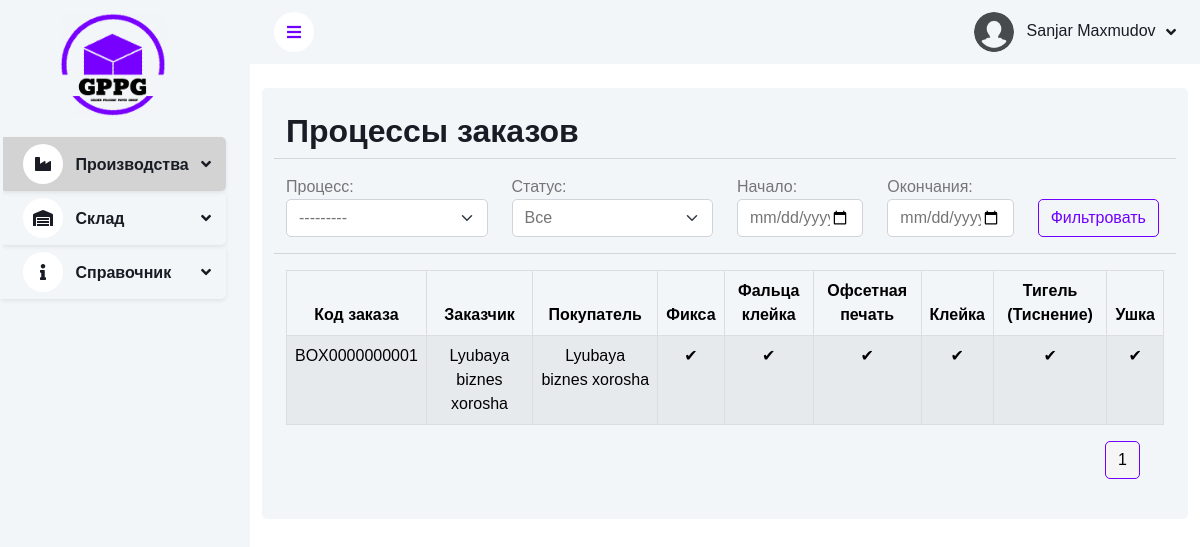
Screenshot of /production/process-log-list/ (signed in) with the database file from the repository.
### apps/users/models.py (models this page shows, shortened)
class CustomUser(AbstractUser, PermissionsMixin):
    is_director = models.BooleanField(default=False)
    photo = models.ImageField(upload_to='employee_photos', default='default-profile__picture.jpg')
    groups = models.ManyToManyField(Group, related_name='custom_user_groups', blank=True, verbose_name='groups')
    user_permissions = models.ManyToManyField(Permission, related_name='custom_user_permissions', blank=True,
                                              verbose_name='user permissions')
    def get_full_name(self):
        return f"{self.first_name} {self.last_name}"

### apps/production/models.py (models this page shows, shortened)
class Process(models.Model):
	name = models.CharField(max_length=100, unique=True, verbose_name="Название")
	queue = models.PositiveIntegerField(verbose_name="Очеред", blank=True, null=True, default=None)
	def __str__(self):
		return self.name
	class Meta:
		verbose_name = "Процесс"
		verbose_name_plural = "Процессы"

class ProductionOrder(BaseModel):
	class ProductionOrderStatus(models.TextChoices):
		IN_PROGRESS = 'В работе', 'В работе'
		COMPLETED = 'ЗАКОНЧЕНО', 'ЗАКОНЧЕНО'
		NOT_STARTED = 'НОВАЯ', 'НОВАЯ'
		PACKED = 'Упаковано', 'Упаковано'
	code = models.CharField(max_length=20, unique=True, blank=True, verbose_name="Код")
	box_order_detail = models.ForeignKey(BoxOrderDetail, on_delete=models.CASCADE, related_name='production_orders',
										 blank=True, null=True, verbose_name="Детали заказа коробки")
	shipping_date = models.DateField(verbose_name="Дата доставки", null=True, blank=True)
	amount = models.DecimalField(max_digits=10, decimal_places=2, verbose_name="Количество")
	packed_amount = models.DecimalField(max_digits=10, decimal_places=2, default=0, verbose_name="Количество упаковано")
	status = models.CharField(max_length=20, choices=ProductionOrderStatus.choices,
							  default=ProductionOrderStatus.NOT_STARTED, verbose_name="Статус")
	type_of_work = models.ForeignKey(TypeWork, on_delete=models.SET_NULL, null=True, verbose_name="Тип Работы")
	outgoing_material = models.ForeignKey(
		OutgoingMaterial,
		on_delete=models.CASCADE,
		related_name='production_orders_related',
		verbose_name="Исходящая поставка",
		null=True,
		blank=True
	)
	class Meta:
		verbose_name = "Производственный заказ"
		verbose_name_plural = "Производственные заказы"

class BoxOrderDetail(models.Model):
	box_order = models.ForeignKey(BoxOrder, on_delete=models.CASCADE, verbose_name="Заказ коробки")
	box_model = models.ForeignKey(BoxModel, on_delete=models.CASCADE, verbose_name="Модель коробки")
	amount = models.DecimalField(max_digits=10, decimal_places=2, validators=[MinValueValidator(0)],
								 verbose_name="Количество")
	class Meta:
		verbose_name = "Детали заказа коробки"
		verbose_name_plural = "Детали заказов коробок"

class BoxOrder(BaseModel):
	class BoxOrderStatus(models.TextChoices):
		ACCEPT = 'Одобрено', 'Одобрено'
		REJECT = 'Отклонено', 'Отклонено'
		NEW = 'НОВАЯ', 'НОВАЯ'
	class BoxTypeOrder(models.TextChoices):
		SAMPLE = 'Образец', 'Образец'
		EXPORT = 'Экспорт', 'Экспорт'
		INTERNAL_MARKET = 'Внутренный рынок', 'Внутренный рынок'
		SERVICE = 'Услуга', 'Услуга'
	data = models.DateField(editable=True, verbose_name="Дата")
	customer = models.ForeignKey(Firm, models.SET_NULL, verbose_name="Клиент", null=True)
	buyer = models.ForeignKey(Firm, models.SET_NULL, related_name='buyers', verbose_name="Покупатель", null=True)
	status = models.CharField(choices=BoxOrderStatus.choices, default=BoxOrderStatus.NEW, null=True, blank=True,
							  max_length=20, verbose_name="Статус")
	type_order = models.CharField(max_length=100, choices=BoxTypeOrder.choices, verbose_name="Тип заказа")
	specification = models.ForeignKey(Specification, on_delete=models.SET_NULL, null=True, verbose_name="Спецификация")
	manager = models.ForeignKey(CustomUser, on_delete=models.CASCADE, null=True, blank=True, verbose_name="Менеджер")
	date_of_production = models.DateField(editable=True, verbose_name="Дата производства")
	class Meta:
		verbose_name = "Заказ коробки"
		verbose_name_plural = "Заказы коробок"

### apps/info/models.py (models this page shows)
class Firm(BaseModel):
	SUPPLIER = 'supplier'
	CUSTOMER = 'customer'
	BOTH = 'both'
	FIRM_TYPES = [
		(SUPPLIER, 'Поставщик'),
		(CUSTOMER, 'Заказчик'),
		(BOTH, 'Поставщик и Заказчик'),
	]
	code = models.CharField(max_length=10, unique=True, null=True, blank=True, verbose_name="Код")
	name = models.CharField(max_length=150, verbose_name="Название")
	type_firm = models.CharField(max_length=20, choices=FIRM_TYPES, verbose_name="Тип фирмы")
	is_active = models.BooleanField(default=True, null=True, blank=True, verbose_name="Активна")
	legal_address = models.CharField(max_length=150, null=True, blank=True, verbose_name="Юридический адрес")
	actual_address = models.CharField(max_length=150, null=True, blank=True, verbose_name="Фактический адрес")
	phone_number = models.CharField(max_length=13, null=True, blank=True, verbose_name="Номер телефона")
	license_number = models.CharField(max_length=100, null=True, blank=True, verbose_name="Номер лицензии")
	mfo = models.CharField(max_length=5, null=True, blank=True, verbose_name="МФО")
	def __str__(self):
		return self.name
	class Meta:
		verbose_name = "Фирма"
		verbose_name_plural = "Фирмы"

### apps/production/views.py (the view, shortened to what this page needs)
# urls.py: path('process-log-list/', ProcessLogListView.as_view(), name='process_log_list'),
class ProcessLogListView(BaseListView):
	model = ProcessLog
	form_class = ProcessLogFilterForm
	template_name = 'production/process_log_list.html'
	def get_queryset(self):
		form = self.form_class(self.request.GET or None)
		logs = ProcessLog.objects.select_related('production_order', 'process')
		self.form = form
		return logs
	def get_context_data(self, **kwargs):
		context = super().get_context_data(**kwargs)
		processes = Process.objects.all()
		logs = self.get_queryset()
		order_process_status = {}
		production_orders = set()
		for log in logs:
			production_order_id = log.production_order.id
			process_id = log.process.id
			production_orders.add(log.production_order)
			if production_order_id not in order_process_status:
				order_process_status[production_order_id] = {}
			order_process_status[production_order_id][process_id] = True
		page_obj = self.apply_pagination_and_search_by_code(logs, self.request)
		context.update({
			'form': self.form,
			'processes': processes,
			'items': page_obj,
			'order_process_status': order_process_status,
			'production_orders': list(production_orders)
		})
		return context
	def get(self, request, *args, **kwargs):
		context = self.get_context_data()
		return render(request, self.template_name, context)

### templates/production/process_log_list.html (shortened to what this page needs)
{% extends 'base.html' %}
{% load static %}
{% load custom_filters %}
{% block content %}
    <div class="container-fluid pt-4">
        <div class="row g-4">
            <div class="col-md-12">
                <div class="bg-light rounded p-4">
                    <div class="row">
                        <div class="col-md-6">
                            <h2>Процессы заказов</h2>
                        </div>
                        <div class="col-md-6 d-flex justify-content-end mb-3">
                        </div>
                        <hr>
                        <form method="get">
                            <div class="row mb-3">
                                <div class="col-md-3">
                                    {{ form.process.label_tag }} {{ form.process }}
                                </div>
                                <div class="col-md-3">
                                    {{ form.status.label_tag }} {{ form.status }}
                                </div>
                                <div class="col-md-2">
                                    {{ form.start_date.label_tag }} {{ form.start_date }}
                                </div>
                                <div class="col-md-2">
                                    {{ form.end_date.label_tag }} {{ form.end_date }}
                                </div>
                                <div class="col-md-2 mt-4">
                                    <button class="btn btn-outline-primary" type="submit">Фильтровать</button>
                                </div>
                            </div>
                        </form>
                        <hr>
                        <div class="table-responsive">
                            <table class="table table-bordered table-light table-striped text-center">
                                <thead>
                                <tr>
                                    <th>Код заказа</th>
                                    <th>Заказчик</th>
                                    <th>Покупатель</th>
                                    {% for process in processes %}
                                        <th>{{ process.name }}</th>
                                    {% endfor %}
                                </tr>
                                </thead>
                                <tbody>
                                {% for production_order in production_orders %}
                                    <tr>
                                        <td>{{ production_order.code }}</td>
                                        <td>{{ production_order.box_order_detail.box_order.customer }}</td>
                                        <td>{{ production_order.box_order_detail.box_order.customer }}</td>
                                        {% for process in processes %}
                                            <td>
                                                {% if order_process_status|get_item:production_order.id|get_item:process.id %}
                                                    ✔
                                                {% else %}
                                                    ❌
                                                {% endif %}
                                            </td>
                                        {% endfor %}
                                    </tr>
                                {% endfor %}
                                </tbody>
                            </table>
                        </div>
                        {% include 'base/pagination.html' with items=items %}
                    </div>
                </div>
            </div>
        </div>
    </div>
{% endblock %}

### templates/base.html (shortened to what this page needs)
{% load static %}
{% url 'info:material-list' as material_url %}
{% url 'info:material-type-list' as material_type_url %}
{% url 'info:material-group-list' as material_group_url %}
<!DOCTYPE html>
<html lang="en">
<head>
    <link href="https://cdnjs.cloudflare.com/ajax/libs/font-awesome/5.10.0/css/all.min.css" rel="stylesheet">
    <link href="https://cdn.jsdelivr.net/npm/bootstrap-icons@1.4.1/font/bootstrap-icons.css" rel="stylesheet">
    <link href="{% static 'lib/owlcarousel/assets/owl.carousel.min.css' %}" rel="stylesheet">
    <link href="{% static 'lib/tempusdominus/css/tempusdominus-bootstrap-4.min.css' %}" rel="stylesheet">
    <link href="{% static 'css/bootstrap.min.css' %}" rel="stylesheet">
    <link href="{% static 'css/style.css' %}" rel="stylesheet">
</head>
<body>
<div class="container-xxl position-relative bg-white d-flex p-0">
    <div class="sidebar pe-4 pb-3">
        <nav class="navbar bg-light navbar-light">
            <a href="{% url 'base_html' %}" class="navbar-brand mx-4 mb-3 text-center">
                <i class="fa"> <img src="{% static 'img/logo_box.png' %}" class="logo" style="width: 60%;" alt="logo">
                </i>
            </a>
            <div class="navbar-nav w-100">
                <div class="nav-item dropdown shadow-sm rounded {% if 'production/' in request.path %}active{% endif %}">
                    <a href="#" class="nav-link dropdown-toggle fw-bold" data-bs-toggle="dropdown">
                        <i class="fa fa-industry me-2"></i> Производства
                    </a>
                </div>
                <div class="nav-item dropdown shadow-sm rounded {% if 'depo/' in request.path %}active{% endif %}">
                    <a href="#" class="nav-link dropdown-toggle fw-bold" data-bs-toggle="dropdown"
                       aria-expanded="false">
                        <i class="fa fa-warehouse me-2"></i> Склад
                    </a>
                </div>
                <div class="nav-item dropdown shadow-sm rounded {% if 'info/' in request.path %}active{% endif %}">
                    <a href="#" class="nav-link dropdown-toggle fw-bold" data-bs-toggle="dropdown">
                        <i class="fa fa-info me-2"></i> Справочник
                    </a>
                </div>
            </div>
        </nav>
    </div>
    <div class="content">
        <nav class="navbar navbar-expand bg-light navbar-light sticky-top px-4 py-0">
            <a href="#" class="sidebar-toggler flex-shrink-0">
                <i class="fa fa-bars"></i>
            </a>
            <div class="navbar-nav align-items-center ms-auto">
                <div class="nav-item dropdown">
                    <a href="#" class="nav-link dropdown-toggle" data-bs-toggle="dropdown">
                        <img class="rounded-circle me-lg-2" src="{% static 'img/user.jpg' %}" alt=""
                             style="width: 40px; height: 40px;">
                        <span class="d-none d-lg-inline-flex">{{ request.user.get_full_name }}</span>
                    </a>
                </div>
            </div>
        </nav>
        {% block content %}
        {% endblock %}
    </div>
</div>
</body>
</html>

### rows the page displays
CustomUser: user.get_full_name "Sanjar Maxmudov"
Process: name "Фикса"
Process: name "Фальца клейка"
Process: name "Офсетная печать"
Process: name "Клейка"
Process: name "Тигель (Тиснение)"
Process: name "Ушка"
ProductionOrder: code "BOX0000000001", box_order_detail.box_order.customer "Lyubaya biznes xorosha"

### other values shown
{{ i }} "1"
